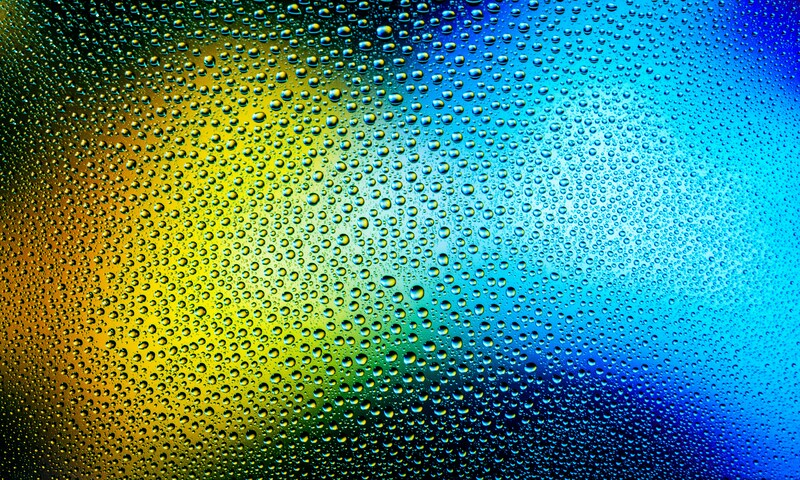
#> input picture default-image.jpg, 800 x 480 px
$ python -i backfill_eink.py   (imports and definitions only)
#> lines starting #> are read from the running program, lines starting #| are printed output that depends on the picture
#!/usr/bin/env python3
"""Re-process all queue items through the current e-ink pipeline.
Uses orig_filename as source when available, falls back to filename.
Replaces display_filename in-place.

Run on Pi:
    python3 /home/pi/PiInk/scripts/backfill_eink.py
"""
import os, sys, json, time, datetime
from PIL import Image, ImageEnhance, ImageFilter, ImageOps

PATH = "/home/pi/PiInk"
QUEUE_FILE = os.path.join(PATH, "config/queue.json")
UPLOAD_FOLDER = os.path.join(PATH, "img")

_SPECTRA6_COLORS = [
    (0, 0, 0),
    (255, 255, 255),
    (160, 32, 32),
    (240, 224, 80),
    (96, 128, 80),
    (80, 128, 184),
]

_SPECTRA6_SATURATED = [
    (0, 0, 0),
    (255, 255, 255),
    (255, 0, 0),
    (255, 255, 0),
    (0, 255, 0),
    (0, 0, 255),
]

def _build_palette(colors):
    flat = []
    for r, g, b in colors:
        flat.extend([r, g, b])
    flat += [0] * (768 - len(flat))
    p = Image.new('P', (1, 1))
    p.putpalette(flat)
    return p

_QUANTIZE_PAL = _build_palette(_SPECTRA6_SATURATED)
_OUTPUT_PAL = []
# [3 lines not run here, left out]

def process_for_eink(src_path, dst_path):
#> called with src_path = '../default-image.jpg', dst_path = 'out.png'
    img = Image.open(src_path).convert('RGB')
#> img is the input picture: PIL image 800x480 RGB; mean R, G, B 73.3, 137.8, 121.5
    img = ImageOps.autocontrast(img, cutoff=1)
    img = ImageEnhance.Contrast(img).enhance(1.2)
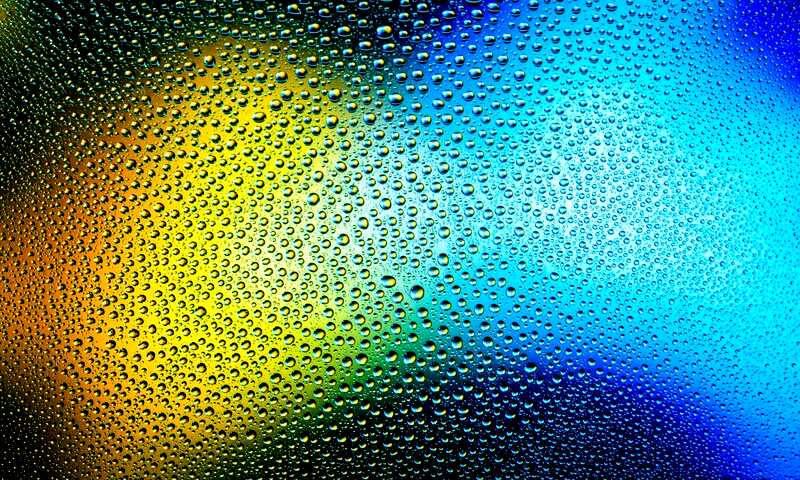
#> img: PIL image 800x480 RGB; mean R, G, B 75.3, 139.8, 121.4
    img = ImageEnhance.Color(img).enhance(1.3)
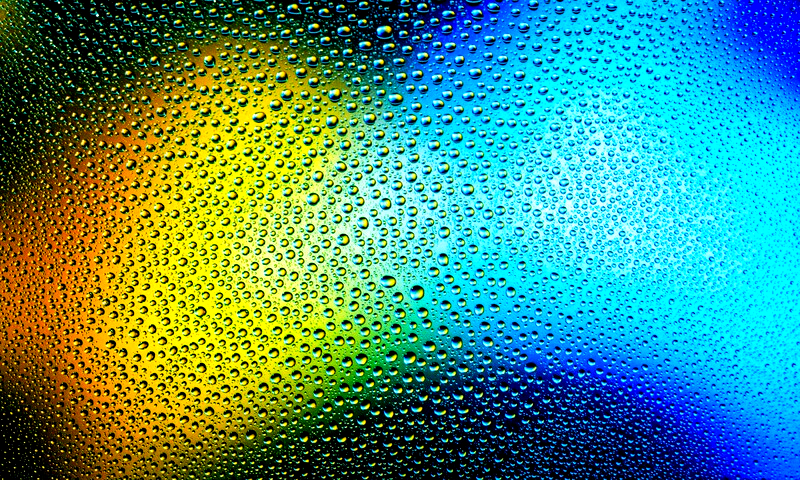
#> img: PIL image 800x480 RGB; mean R, G, B 71.2, 144.6, 121.5
    img = img.filter(ImageFilter.UnsharpMask(radius=0.8, percent=80, threshold=3))
    quantized = img.quantize(palette=_QUANTIZE_PAL, dither=Image.Dither.FLOYDSTEINBERG)
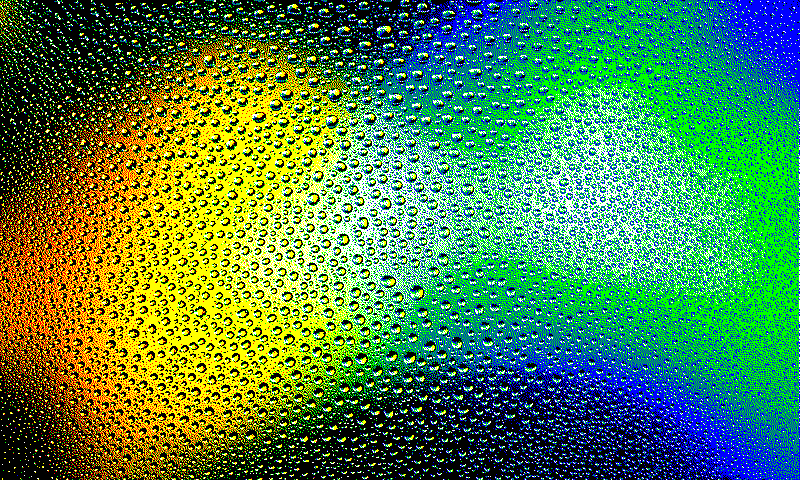
#> quantized: PIL image 800x480 P; mean R, G, B 79.4, 133.3, 74.8
    quantized.putpalette(_OUTPUT_PAL)
#> quantized: PIL image 800x480 P; every value is 0
    quantized.convert('RGB').save(dst_path, 'JPEG', quality=95)

# [61 lines left out: function main, not called in this run]

# [2 lines not run here, left out]

>>> result = process_for_eink('../default-image.jpg', 'out.png')
